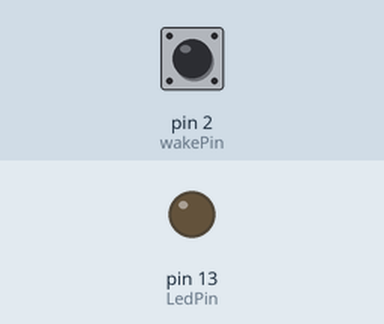
Bench run of a sketch on a simulated Arduino Uno, built with avr-gcc and run on an emulated ATmega328P. Parts: output pins drawn as LEDs (lit = HIGH). Inputs (shaded band) come from the test bench; at power-on: pin 2 (wakePin) HIGH. Sleep ends after the set time or at an interrupt; what the sketch prints to the serial monitor is not drawn.

Above: at 1.2 s.
1.3 s: pin 2 (wakePin) pulled LOW for 1 s
At 1.8 s:
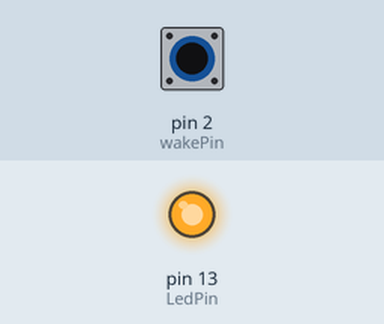
3.8 s: pin 2 (wakePin) pulled LOW for 3.2 s
At 8.3 s:
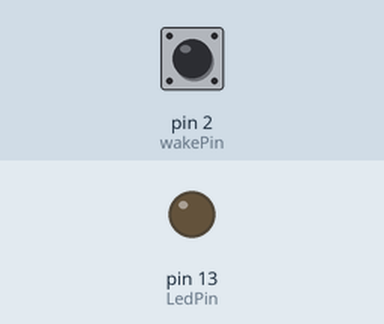
Timing chart, 0 to 9.8 s (numbered marks = the images above; inputs shaded):
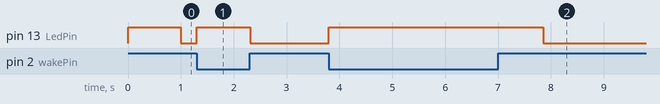

Measured:
- after the input at 1.3 s, pin 13 (LedPin): LOW → HIGH at once, → LOW 1.0 s later
- after the input at 3.8 s, pin 13 (LedPin): LOW → HIGH at once, → LOW 4.1 s later

The sketch:

sleep_mode.ino
```cpp
#include <avr/sleep.h>


int wakePin = 2;                 // Пин используемый для просыпания (прерывания)
int sleepStatus = 0;             // Переменная для хранения статуса (спим, проснулись) - не используется в коде
int count = 0;                   // Счетчик
int LedPin=13;                   // Светодиод

void wakeUpNow()        // Прерывание сработает после пробуждения
{
    sleep_disable();             // то первое, что нужно сделать после просыпания - выключить спящий режим
    digitalWrite(LedPin, HIGH);  // Включаем светодиод
    sleepStatus = 0;             // В переменную заносим статус бодрствования
}


void setup()
{
  //CLKPR = 1<<CLKPCE;
  //CLKPR = 4;
  pinMode(LedPin, OUTPUT);
  digitalWrite(LedPin, HIGH);                // Включаем светодиод
  pinMode(wakePin, INPUT);
  digitalWrite(wakePin, HIGH);               // Подтягивем ногу к 5.
  Serial.begin(9600);
  attachInterrupt(0, wakeUpNow, FALLING);    // Используем прерывание 0 (pin 2) для выполнения функции wakeUpNow (прерывание вызывается только при смене значения на порту с HIGH на LOW - подтянуть ногу 2 на 5в.)

}


void sleepNow()         // Функция увода ардуины в спячку.
{
  digitalWrite(LedPin, LOW);             // Выключаем светодиод

  set_sleep_mode(SLEEP_MODE_PWR_DOWN);   // Здесь устанавливается режим сна

  sleep_enable();                        // Включаем sleep-бит в регистре mcucr. Теперь возможен слип
  byte adcsra_save = ADCSRA;//запоминаем режим работы ацп
  ADCSRA = 0;

  sleep_cpu();
  attachInterrupt(0,wakeUpNow, LOW);     // Используем прерывание 0 (pin 2) для выполнения функции wakeUpNow при появлении низкого уровня на пине 2
  count = 0;                             // Обнуляем счетчик прошедших секунд
  sleepStatus = 1;                       // В переменную заносим статус сна
  sleep_mode();                          // Здесь устройство перейдет в режим сна!!!
  // -----------------------------------------------ПОСЛЕ ПРОСЫПАНИЯ ВЫПОЛНЕНИЕ КОДА ПРОДОЛЖИТСЯ ОТСЮДА!!!

  ADCSRA = adcsra_save;  // восстанавливаем режим работы ацп
  //sleep_disable();                       // Первое, что нужно сделать после просыпания - выключить спящий режим
  //detachInterrupt(0);                    // Выключаем прерывание - при нормальном режиме wakeUpNow() не будет вызываться
}

void loop()
{
  // Отображаем информацию о счетчике
  Serial.print("Awake for ");
  Serial.print(count);
  Serial.println("sec");
  count++;
  delay(1000);                           // Ждем секунду
  sleepNow();
}
```
